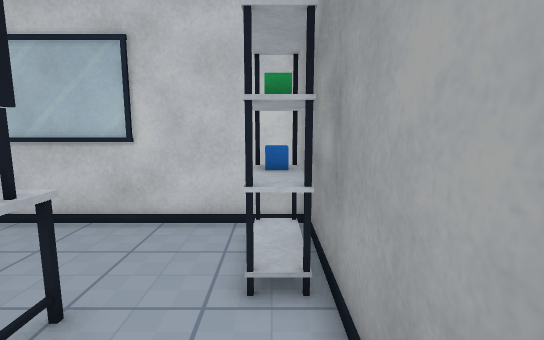
[1] (above)

17 first-person views from a walk through a Unity game level. The camera is 1.3 m above the floor, tilts 8° down and sees 85° across. Doors are open. The floor is counted in squares, 0.5 m on a side. Each view is taken from the middle of a square. On the plan, view 1 faces up. The plan holds only what a view shows up to about 19 squares ahead; the rest is blank. The player is left out. Some surface patterns are stand-ins.

[2]
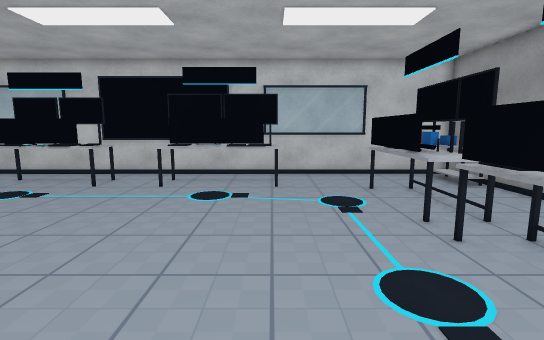

[3]
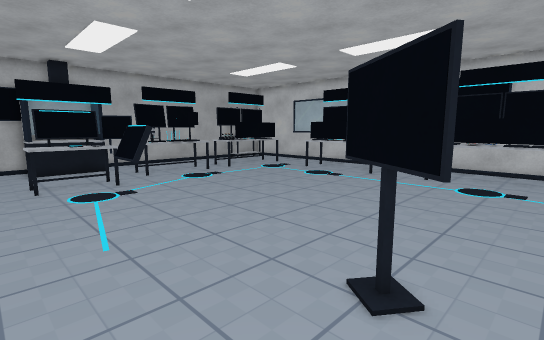

[4]
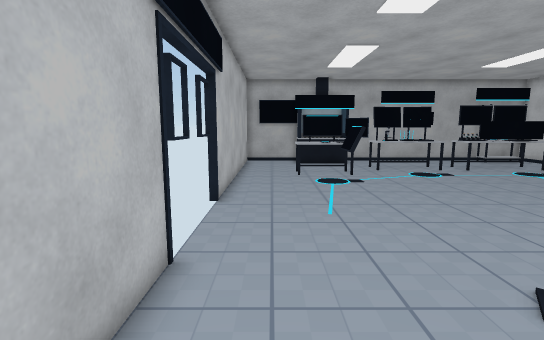

[5]
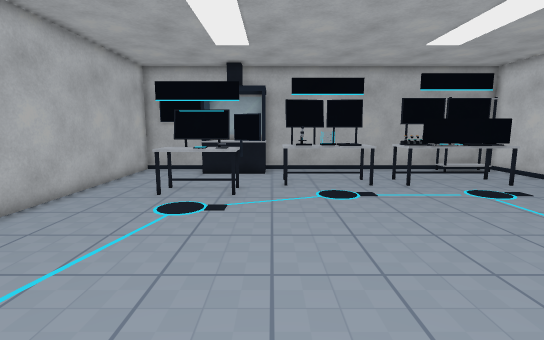

[6]
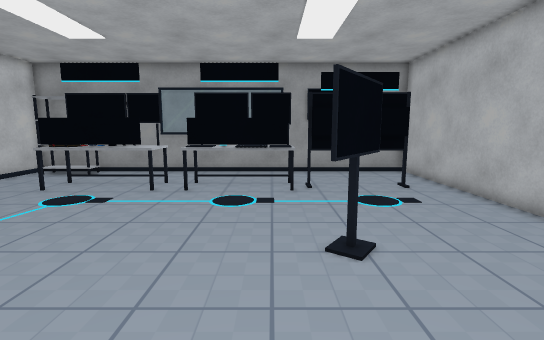

[7]
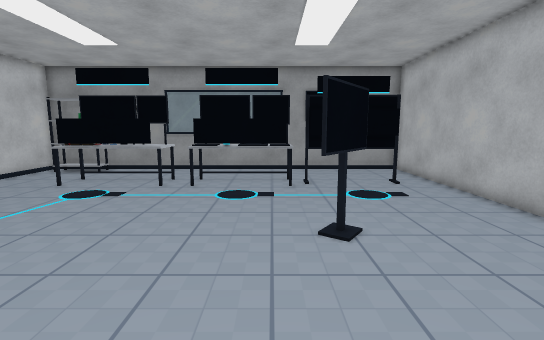

[8]
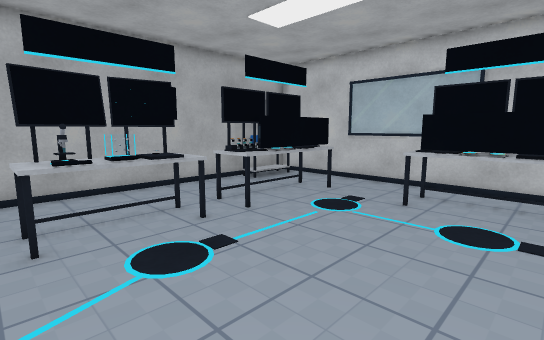

[9]
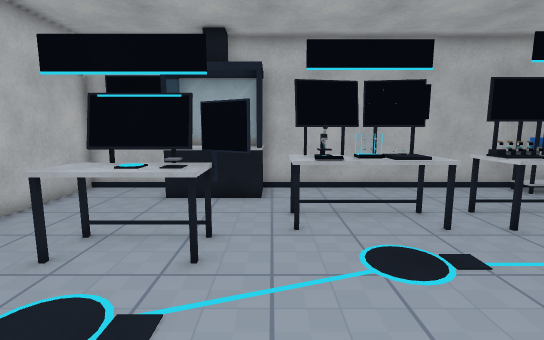

[10]
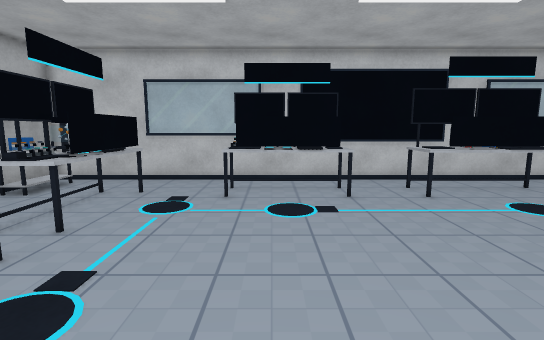

[11]
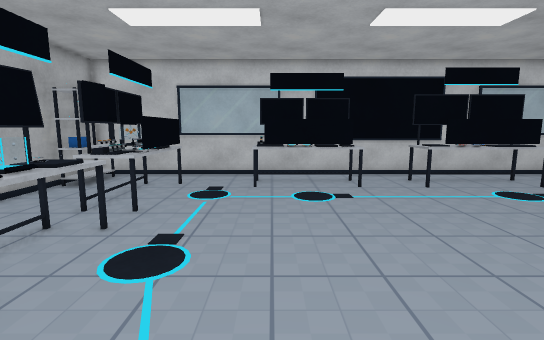

[12]
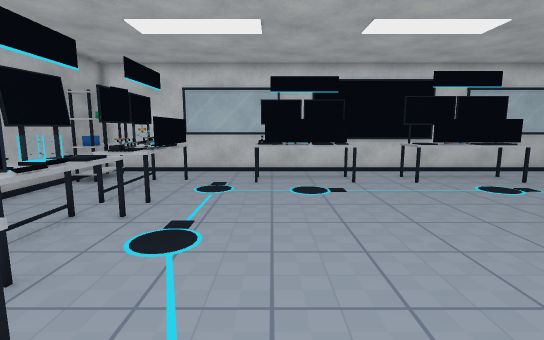

[13]
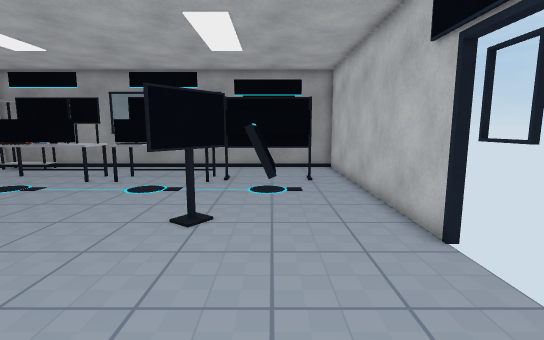

[14]
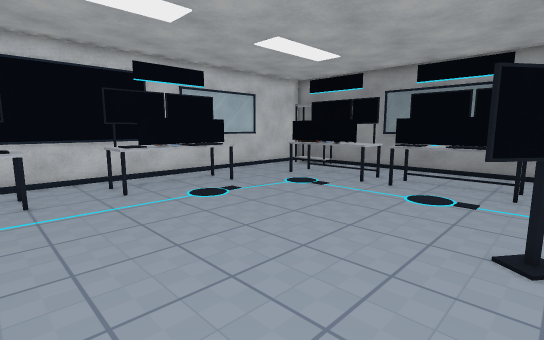

[15]
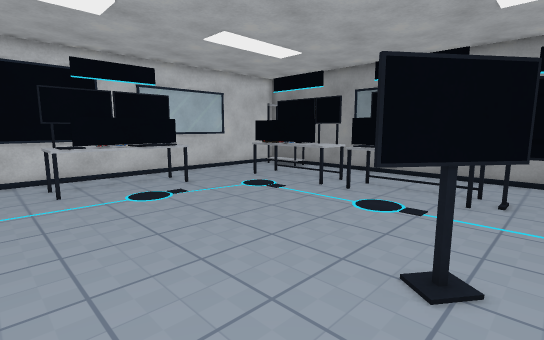

[16]
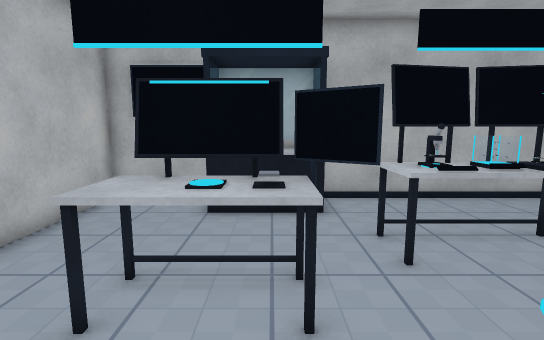

[17]
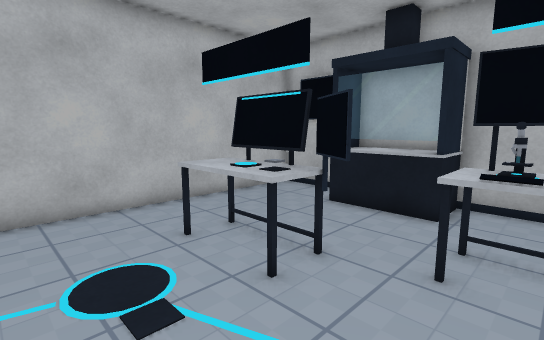

### Floor plan
Key: @ floor where view 1 was taken; # wall or solid block; . floor; D open door; = window, fence, low wall or low ledge; T thing the floor can be seen under or through; O other object.
Columns run from 31 left of view 1 to 1 right of it. Each row starts with its distance up from view 1.
  8 #####======###########======#####
  7 #O.............................O#
  6 #O.......OOOOOO..OOOOOO........O#
  5 #O..OOO..OOOOOO..OOOOOO........O#
  4 #O..OOO..OOOOOO..OOOOOO...OOO..O#
  3 #...OOO...................OOO...#
  2 #...OOO...................OOO...#
  1 #...OOO...................OOO...#
  0 #...OOO...................OOO..@=
 -1 #...OOO...................OOO...=
 -2 #...O O...................OOO...=
 -3 #...O O...................OOO...=
 -4 #...OOO...................OOO...=
 -5 #...OOO...................OOO...=
 -6 #OO.......................OOO...=
 -7 #OO...OO............T.....OOO...#
 -8 #OO...OOO...........OT.....O....#
 -9 #OO...OOO..................O....#
-10 #OO...OOO.......OO.........O....#
-11 #.....OO...................O....#
-12 #..........................O....#
-13 #...............................#
-14 ##############DDDDD##############

Where each view was taken, in squares from view 1:
view 1: 0 up, 0 right, facing up
view 2: 9 down, 9 left, facing up
view 3: 12 down, 9 left, facing up-left
view 4: 12 down, 7 left, facing left
view 5: 6 down, 12 left, facing left
view 6: 6 down, 17 left, facing right
view 7: 6 down, 18 left, facing right
view 8: 6 down, 18 left, facing up-left
view 9: 6 down, 18 left, facing left
view 10: 7 down, 20 left, facing up
view 11: 9 down, 21 left, facing up
view 12: 10 down, 21 left, facing up
view 13: 10 down, 19 left, facing right
view 14: 8 down, 18 left, facing up-right
view 15: 9 down, 16 left, facing up-right
view 16: 8 down, 20 left, facing left
view 17: 4 down, 20 left, facing down-left
